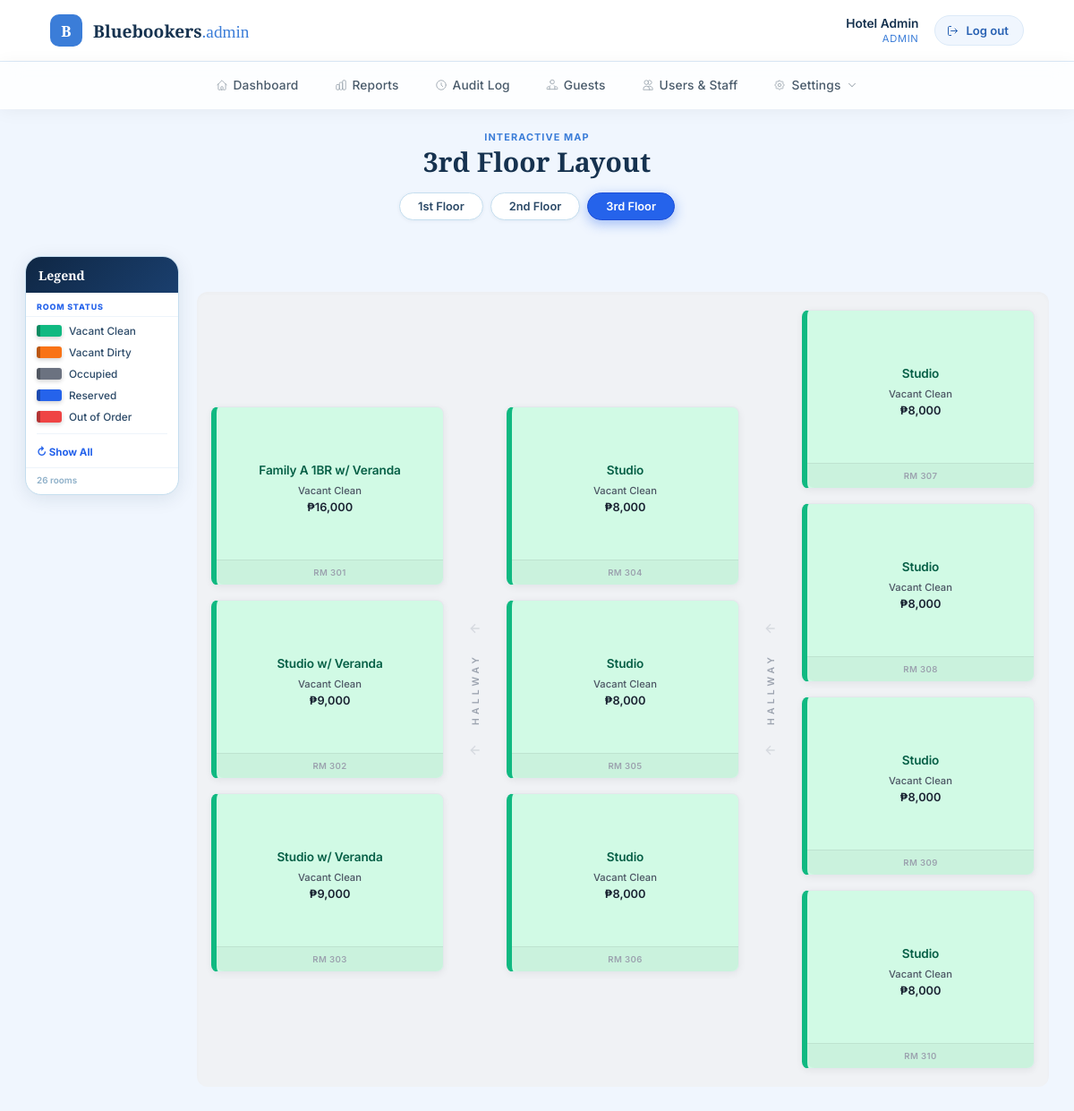
/admin/layout.php (signed in), run on the app's committed database.
### tables this page shows
CREATE TABLE IF NOT EXISTS rooms (
  id                 INT AUTO_INCREMENT PRIMARY KEY,
  branch             VARCHAR(50) NOT NULL,
  room_number        VARCHAR(20) NOT NULL,
  room_type          VARCHAR(100) NOT NULL,
  price_per_night    DECIMAL(10,2) NOT NULL DEFAULT 0,
  room_status        ENUM('available','occupied','reserved','maintenance') NOT NULL DEFAULT 'available',
  cleaning_status    VARCHAR(40) NOT NULL DEFAULT 'Clean',
  maintenance_status VARCHAR(40) NOT NULL DEFAULT 'Cleared',
  last_occupancy     DATE NULL,
  staff_notes        TEXT NULL,
  UNIQUE KEY branch_room (branch, room_number)
);

### config.php (called while the page is built, shortened)
<?php
function bb_db()
{
    static $pdo = null;
    if ($pdo === null) {
        try {
            $pdo = new PDO(
                'mysql:host=' . BB_DB_HOST . ';dbname=' . BB_DB_NAME . ';charset=utf8mb4',
                BB_DB_USER,
                BB_DB_PASS,
                [
                    PDO::ATTR_ERRMODE => PDO::ERRMODE_EXCEPTION,
                    PDO::ATTR_DEFAULT_FETCH_MODE => PDO::FETCH_ASSOC,
                ]
            );
        } catch (PDOException $e) {
            error_log('DB connection failed: ' . $e->getMessage());
            http_response_code(500);
            exit('Database connection failed. Make sure MySQL is running in XAMPP (XAMPP Control Panel -> Start next to MySQL) and that you\'ve imported schema.sql in phpMyAdmin to create the "bluebookers" database.');
        }
    }
    return $pdo;
}
function bb_is_logged_in()
{
    return !empty($_SESSION['logged_in']);
}
function bb_current_role()
{
    return isset($_SESSION['role']) ? $_SESSION['role'] : null;
}
function bb_is_admin()
{
    return bb_is_logged_in() && bb_current_role() === BB_ROLE_ADMIN;
}
function bb_has_permission($key)
{
    return bb_is_admin() || in_array($key, bb_user_permissions(), true);
}

### db.php (called while the page is built, shortened)
<?php
function db_list_rooms_by_branch($branch)
{
    $stmt = bb_db()->prepare('SELECT * FROM rooms WHERE branch = ? ORDER BY room_number ASC');
    $stmt->execute([$branch]);
    return $stmt->fetchAll();
}

### admin/layout.php (the view, shortened to what this page needs)
<?php
require_once __DIR__ . '/../config.php';
require_once __DIR__ . '/../db.php';
$branch = $_GET['branch'] ?? 'mtv';
$rooms = db_list_rooms_by_branch('mtv');
$reservationsByRoom = [];
function rl_active_res($list) {
    return null;
}
function rl_dates($ci, $co, $status, $dirty) {
    if ($status === 'available') return $dirty ? 'Vacant Dirty' : 'Vacant Clean';
    return '';
}
function rl_room_data($room, $activeRes) {
    return [
        'id'                 => $room['id'],
        'number'             => $room['room_number'],
        'type_main'          => $room['room_type'],
        'type_sub'           => '',
        'status'             => $room['room_status'],
        'price'              => $room['price_per_night'],
        'guest_name'         => ($activeRes && $room['room_status'] !== 'available') ? $activeRes['guest_full_name'] : '',
        'check_in'           => $activeRes ? $activeRes['check_in']       : '',
        'check_out'          => $activeRes ? $activeRes['check_out']      : '',
        'phone'              => $activeRes ? $activeRes['contact_number'] : '',
        'email'              => $activeRes ? $activeRes['email']          : '',
        'pax'                => $activeRes ? $activeRes['num_adults']     : '',
        'cleaning'           => $room['cleaning_status'],
        'maintenance_status' => $room['maintenance_status'],
        'last_occupancy'     => $room['last_occupancy'],
        'notes'              => $room['staff_notes'] ?? '',
        'is_dirty'           => $room['cleaning_status'] !== 'Clean',
    ];
}
function rl_card($room) {
    $dirty = ($room['status'] === 'available' && $room['is_dirty']) ? ' room-card--dirty' : '';
    $dates = htmlspecialchars(rl_dates($room['check_in'], $room['check_out'], $room['status'], $room['is_dirty']));
    return '<div class="room-card status-' . htmlspecialchars($room['status']) . $dirty . '"
         data-room-id="'        . htmlspecialchars($room['id'])                   . '"
         data-room-number="'    . htmlspecialchars($room['number'])               . '"
         data-status="'         . htmlspecialchars($room['status'])               . '"
         data-type-main="'      . htmlspecialchars($room['type_main'])            . '"
         data-type-sub="'       . htmlspecialchars($room['type_sub'])             . '"
         data-guest-name="'     . htmlspecialchars($room['guest_name'])           . '"
         data-check-in="'       . htmlspecialchars($room['check_in'])             . '"
         data-check-out="'      . htmlspecialchars($room['check_out'])            . '"
         data-price="'          . htmlspecialchars($room['price'])                . '"
         data-phone="'          . htmlspecialchars($room['phone'])                . '"
         data-email="'          . htmlspecialchars($room['email'])                . '"
         data-pax="'            . htmlspecialchars($room['pax'])                  . '"
         data-cleaning="'       . htmlspecialchars($room['cleaning'])             . '"
         data-maintenance="'    . htmlspecialchars($room['maintenance_status'])   . '"
         data-last-occupancy="' . htmlspecialchars($room['last_occupancy'] ?? '') . '"
         data-notes="'          . htmlspecialchars($room['notes'])                . '">
        <div class="rc-content">
            <h3 class="rc-title">'      . htmlspecialchars($room['type_main'])  . '</h3>
            <span class="rc-subtitle">' . htmlspecialchars($room['type_sub'])   . '</span>
            <div class="rc-dates">'     . $dates                                . '</div>
            <div class="rc-price">'     . ($room['price'] ? '₱' . number_format($room['price']) : '--') . '</div>
            <div class="rc-guest">'     . htmlspecialchars($room['guest_name']) . '</div>
        </div>
        <div class="rc-footer">RM ' . htmlspecialchars($room['number']) . '</div>
    </div>';
}
$leftRooms   = ['303','302','301'];
$middleRooms = ['306','305','304'];
$rightRooms  = ['310','309','308','307'];
$columns     = ['left' => [], 'middle' => [], 'right' => []];
foreach ($rooms as $room) {
    $num       = $room['room_number'];
    $activeRes = rl_active_res($reservationsByRoom[$room['id']] ?? []);
    $rd        = rl_room_data($room, $activeRes);
    if (in_array($num, $leftRooms, true))        $columns['left'][]   = $rd;
    elseif (in_array($num, $middleRooms, true))  $columns['middle'][] = $rd;
    elseif (in_array($num, $rightRooms, true))   $columns['right'][]  = $rd;
}
$legendItems = [
    ['key'=>'available',      'label'=>'Vacant Clean', 'color'=>'#10b981'],
    ['key'=>'needs_cleaning', 'label'=>'Vacant Dirty', 'color'=>'#f97316'],
    ['key'=>'occupied',       'label'=>'Occupied',     'color'=>'#6b7280'],
    ['key'=>'reserved',       'label'=>'Reserved',     'color'=>'#2563eb'],
    ['key'=>'maintenance',    'label'=>'Out of Order', 'color'=>'#ef4444'],
];
$displayName = $_SESSION['full_name'] ?: $_SESSION['username'];
?>
<!DOCTYPE html>
<html lang="en">
<head>
<link rel="stylesheet" href="../assets/css/style.css">
<link rel="stylesheet" href="../assets/css/dashboard.css">
<link rel="stylesheet" href="../assets/css/layout.css">
<link rel="stylesheet" href="../assets/css/rl.css">
</head>
<body class="dashboard-body" data-admin="true">
<header class="topbar">
    <div class="topbar__brand">
        <span class="topbar__brand-mark">B</span>
        <span class="topbar__brand-name">Bluebookers<span class="topbar__brand-suffix">.admin</span></span>
    </div>
    <div class="topbar__right">
        <div class="topbar__user">
            <span class="topbar__user-name"><?= htmlspecialchars($displayName) ?></span>
            <span class="topbar__user-role"><?= bb_is_admin() ? 'Admin' : 'Staff' ?></span>
        </div>
        <a href="../logout.php" class="topbar__logout">
            <svg viewBox="0 0 24 24" fill="none"><path d="M9 4H6a2 2 0 0 0-2 2v12a2 2 0 0 0 2 2h3" stroke="currentColor" stroke-width="1.6" stroke-linecap="round" stroke-linejoin="round"/><path d="M16 16l4-4-4-4M20 12H9" stroke="currentColor" stroke-width="1.6" stroke-linecap="round" stroke-linejoin="round"/></svg>
            <span>Log out</span>
        </a>
    </div>
</header>
<?php include __DIR__ . '/includes/property_navbar.php'; ?>
<div class="rl-heading">
    <p class="rl-eyebrow">Interactive Map</p>
    <h1 class="rl-title">3rd Floor Layout</h1>
    <div class="rl-floor-switch">
        <a href="layout_1st_floor.php?branch=<?= urlencode($branch) ?>" class="rl-floor-btn">1st Floor</a>
        <a href="layout_2nd_floor.php?branch=<?= urlencode($branch) ?>" class="rl-floor-btn">2nd Floor</a>
        <a href="layout.php?branch=<?= urlencode($branch) ?>" class="rl-floor-btn is-active">3rd Floor</a>
    </div>
</div>
<div class="rl-page">
    <aside class="rl-sidebar" id="rlSidebar">
        <div class="rl-sidebar__inner">
        <div class="rl-sidebar__head">Legend</div>
        <div class="rl-legend-group-label">Room Status</div>
        <?php foreach ($legendItems as $item): ?>
        <div class="rl-legend-item" data-rl-filter="<?= $item['key'] ?>">
            <span class="rl-legend-swatch rl-legend-swatch--<?= $item['key'] ?>"></span>
            <span><?= $item['label'] ?></span>
        </div>
        <?php endforeach; ?>
        <div class="rl-legend-divider"></div>
        <div class="rl-legend-showall" data-rl-filter="all">&#8635; Show All</div>
        <div class="rl-sidebar__footer" id="rlCount"><?= count($rooms) ?> rooms</div>
        </div>
    </aside>
    <main class="rl-main">
        <?php if (empty($rooms)): ?>
            <p style="color:#8dafc8;padding:24px 0;">No rooms configured for this floor.</p>
        <?php else: ?>
        <div class="rl-floor-plan elegant-floor-container">
            <?php $ci = 0; foreach ($columns as $cols): ?>
                <div class="ef-room-col">
                    <?php foreach ($cols as $room): echo rl_card($room); endforeach; ?>
                </div>
                <?php if ($ci < 2): ?>
                <div class="ef-zone ef-zone--hallway">
                    <svg class="ef-arrow ef-up" viewBox="0 0 24 24" fill="none" stroke="currentColor" stroke-width="2"><path d="M12 19V5M5 12l7-7 7 7"/></svg>
                    <span class="ef-vertical-text ef-up">HALLWAY</span>
                    <svg class="ef-arrow ef-up" viewBox="0 0 24 24" fill="none" stroke="currentColor" stroke-width="2"><path d="M12 19V5M5 12l7-7 7 7"/></svg>
                </div>
                <?php endif; $ci++; endforeach; ?>
        </div>
        <?php endif; ?>
    </main>
</div>
</body>
</html>

### admin/includes/property_navbar.php (shortened to what this page needs)
<?php
$currentFile = basename($_SERVER['PHP_SELF']);
$branchParam = isset($branchKey) ? '?branch=' . htmlspecialchars($branchKey) : '';
?>
<nav class="navbar" id="navbar">
    <a class="navbar__item <?= $currentFile === 'dashboard.php' ? 'navbar__item--active' : '' ?>" href="dashboard.php">
        <svg viewBox="0 0 24 24" fill="none" aria-hidden="true"><path d="M3 12l2-2m0 0l7-7 7 7M5 10v10a1 1 0 001 1h3m10-11l2 2m-2-2v10a1 1 0 01-1 1h-3m-4 0a1 1 0 01-1-1v-4a1 1 0 011-1h2a1 1 0 011 1v4a1 1 0 01-1 1h-2z" stroke="currentColor" stroke-width="1.6" stroke-linecap="round" stroke-linejoin="round"/></svg>
        Dashboard
    </a>
    <?php if (bb_has_permission('reports')): ?>
    <a class="navbar__item <?= $currentFile === 'reports.php' ? 'navbar__item--active' : '' ?>" href="reports.php<?= $branchParam ?>">
        Reports
    </a>
    <?php endif; ?>
    <?php if (bb_is_admin()): ?>
    <a class="navbar__item <?= $currentFile === 'audit.php' ? 'navbar__item--active' : '' ?>" href="audit.php<?= $branchParam ?>">
        <svg viewBox="0 0 24 24" fill="none" aria-hidden="true"><path d="M12 8v4l3 3m6-3a9 9 0 11-18 0 9 9 0 0118 0z" stroke="currentColor" stroke-width="1.6" stroke-linecap="round"/></svg>
        Audit Log
    </a>
    <?php endif; ?>
    <?php if (bb_has_permission('guests')): ?>
    <a class="navbar__item <?= $currentFile === 'guests.php' ? 'navbar__item--active' : '' ?>" href="guests.php<?= $branchParam ?>">
        Guests
    </a>
    <?php endif; ?>
    <?php if (bb_is_admin()): ?>
    <a class="navbar__item <?= $currentFile === 'users.php' ? 'navbar__item--active' : '' ?>" href="users.php<?= $branchParam ?>">
        <svg viewBox="0 0 24 24" fill="none" aria-hidden="true"><path d="M12 4.354a4 4 0 110 5.292M15 21H3v-1a6 6 0 0112 0v1zm0 0h6v-1a6 6 0 00-9-5.197M13 7a4 4 0 11-8 0 4 4 0 018 0z" stroke="currentColor" stroke-width="1.6" stroke-linecap="round" stroke-linejoin="round"/></svg>
        Users &amp; Staff
    </a>
    <?php endif; ?>
    <?php if (bb_is_admin() || bb_has_permission('settings')): ?>
    <div class="navbar__dropdown" id="settingsDropdown">
        <button type="button" class="navbar__item navbar__item--dropdown" id="settingsToggle" aria-haspopup="true" aria-expanded="false">
            Settings
            <svg viewBox="0 0 24 24" fill="none" aria-hidden="true"><path d="M6 9l6 6 6-6" stroke="currentColor" stroke-width="1.8" stroke-linecap="round" stroke-linejoin="round"/></svg>
        </button>
    </div>
    <?php endif; ?>
</nav>

### assets/css/style.css (style rules this page uses)
:root { --blue-50: #f0f6fe; --blue-100: #dceaf8; --blue-200: #b8d2ee; --blue-500: #3b7dd8; --blue-600: #3170c4; --blue-700: #2861b3; --blue-900: #16324f; --white: #ffffff; --gray-100: #f7f9fc; --gray-300: #d4dce6; --gray-500: #8a9aa8; --gray-700: #4a5b6b; --amber: #f0a857; --font-serif: 'Playfair Display', serif; --font-sans: 'Inter', sans-serif; --radius-lg: 20px; --radius-md: 12px; --radius-sm: 8px; --shadow-card: 0 12px 40px -12px rgba(28, 70, 130, 0.18); --shadow-btn: 0 8px 20px -6px rgba(59, 125, 216, 0.4); --ease-out: cubic-bezier(.16, 1, .3, 1); }
* { box-sizing: border-box; }
html, body { margin: 0; min-height: 100vh; font-family: var(--font-sans); color: var(--blue-900); background: var(--blue-50); overflow-x: hidden; }
img, svg { display: block; }

### assets/css/dashboard.css (style rules this page uses)
.dashboard-body { min-height: 100vh; display: flex; flex-direction: column; background: var(--blue-50); }
.topbar { background: var(--white); border-bottom: 1px solid var(--blue-100); display: flex; align-items: center; justify-content: space-between; padding: 16px clamp(20px, 5vw, 56px); box-shadow: 0 2px 8px rgba(0,0,0,0.04); }
.topbar__brand { display: flex; align-items: center; gap: 12px; }
.topbar__brand-mark { width: 36px; height: 36px; border-radius: 10px; background: var(--blue-500); color: var(--white); display: flex; align-items: center; justify-content: center; font-family: var(--font-serif); font-weight: 700; font-size: 1.05rem; flex-shrink: 0; }
.topbar__brand-name { font-family: var(--font-serif); font-weight: 600; font-size: 1.2rem; color: var(--blue-900); }
.topbar__brand-suffix { color: var(--blue-500); font-weight: 500; }
.topbar__right { display: flex; align-items: center; gap: 18px; }
.topbar__user { display: flex; flex-direction: column; align-items: flex-end; line-height: 1.25; }
.topbar__user-name { font-weight: 600; font-size: 0.86rem; color: var(--blue-900); }
.topbar__user-role { font-size: 0.7rem; text-transform: uppercase; letter-spacing: 0.06em; color: var(--blue-500); }
.topbar__logout { display: flex; align-items: center; gap: 7px; background: var(--blue-50); border: 1px solid var(--blue-100); border-radius: 999px; padding: 8px 16px 8px 12px; color: var(--blue-700); font-size: 0.82rem; font-weight: 600; text-decoration: none; transition: background 180ms var(--ease-out), color 180ms var(--ease-out), transform 180ms var(--ease-out); }
.topbar__logout svg { width: 15px; height: 15px; }
.navbar { background: var(--white); border-bottom: 1px solid var(--blue-100); display: flex; justify-content: center; gap: 4px; padding: 0 16px; position: sticky; top: 0; z-index: 100; backdrop-filter: blur(8px); background: rgba(255,255,255,0.92); }
.navbar__item { background: none; border: none; color: var(--gray-700); font-family: var(--font-sans); font-size: 0.86rem; font-weight: 500; letter-spacing: 0.01em; padding: 12px 20px; display: flex; align-items: center; gap: 6px; cursor: pointer; text-decoration: none; border-radius: 8px; transition: background 220ms cubic-bezier(.16, 1, .3, 1), transform 220ms cubic-bezier(.16, 1, .3, 1); position: relative; flex-shrink: 0; }
.navbar__item svg { width: 14px; height: 14px; opacity: 0.6; transition: opacity 220ms var(--ease-out); }
.navbar__dropdown { position: relative; flex-shrink: 0; }
.navbar__item--dropdown { font-family: inherit; }
.navbar__item--dropdown svg { transition: transform 220ms var(--ease-out); }

### data on the page
rooms: room_type "Family A 1BR w/ Veranda", room_status "Vacant Clean", price_per_night "16,000", room_number "301"
rooms: room_type "Studio w/ Veranda", room_status "Vacant Clean", price_per_night "9,000", room_number "302"
rooms: room_type "Studio w/ Veranda", room_status "Vacant Clean", price_per_night "9,000", room_number "303"
rooms: room_type "Studio", room_status "Vacant Clean", price_per_night "8,000", room_number "304"
rooms: room_type "Studio", room_status "Vacant Clean", price_per_night "8,000", room_number "305"
rooms: room_type "Studio", room_status "Vacant Clean", price_per_night "8,000", room_number "306"
rooms: room_type "Studio", room_status "Vacant Clean", price_per_night "8,000", room_number "307"
rooms: room_type "Studio", room_status "Vacant Clean", price_per_night "8,000", room_number "308"
rooms: room_type "Studio", room_status "Vacant Clean", price_per_night "8,000", room_number "309"
rooms: room_type "Studio", room_status "Vacant Clean", price_per_night "8,000", room_number "310"

### other printed values
$displayName "Hotel Admin"
$item['label'] "Vacant Clean"
$item['label'] "Vacant Dirty"
$item['label'] "Occupied"
$item['label'] "Reserved"
$item['label'] "Out of Order"
count($rooms) "26"
